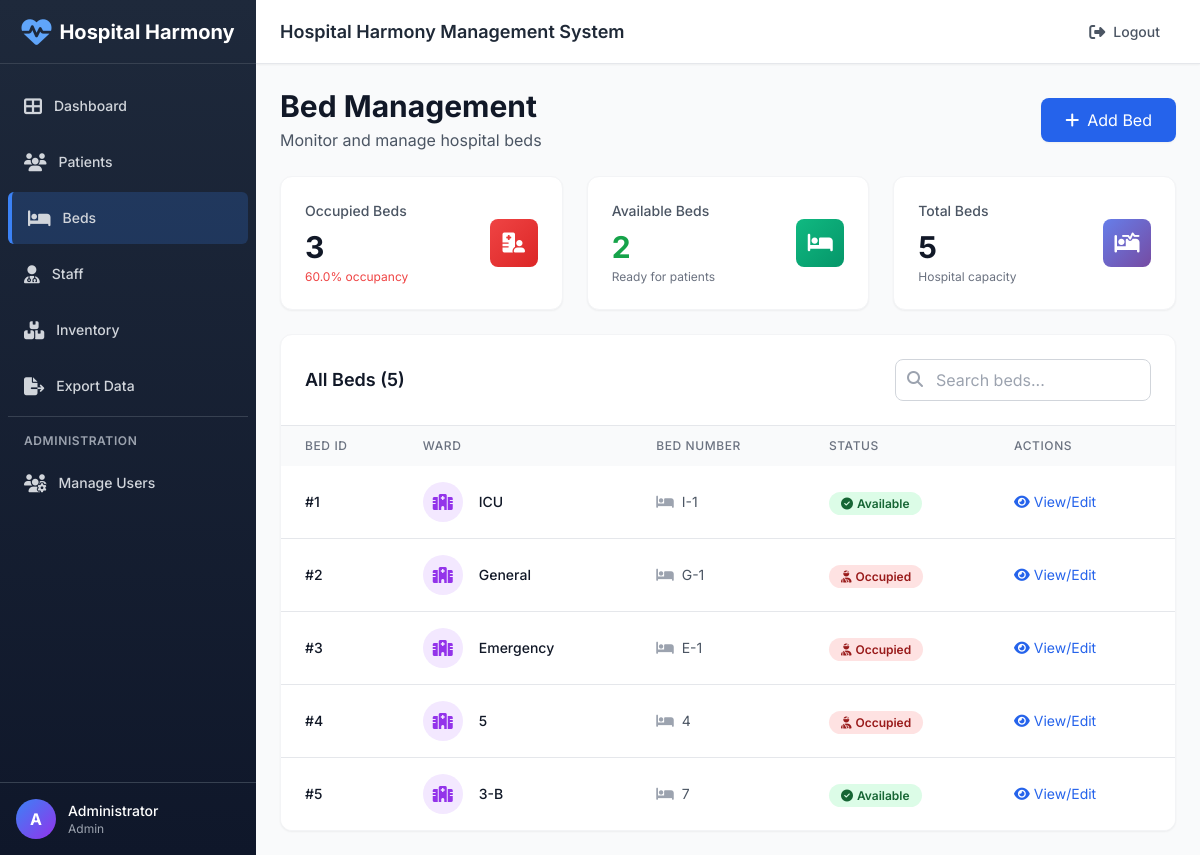
Screenshot of /beds (signed in) with the database file from the repository.
### tables this page shows
CREATE TABLE beds (
    id INTEGER PRIMARY KEY AUTOINCREMENT,
    ward TEXT NOT NULL,
    bed_number TEXT NOT NULL,
    status TEXT NOT NULL DEFAULT 'available'
);

### app.py (the view)
@app.route('/beds')
@login_required
@role_required('beds')
def beds():
    db = get_db(); cur = db.cursor()
    cur.execute('SELECT * FROM beds')
    rows = cur.fetchall()
    return render_template('beds.html', beds=rows)

### app.py (called while the page is built)
def login_required(f):
    @wraps(f)
    def wrapped(*args, **kwargs):
        if 'user_id' not in session:
            flash('Please login to access this page', 'danger')
            return redirect(url_for('login'))
        return f(*args, **kwargs)
    return wrapped

def role_required(*allowed_permissions):
    def decorator(f):
        @wraps(f)
        def wrapped(*args, **kwargs):
            if 'user_id' not in session:
                flash('Please login to access this page', 'danger')
                return redirect(url_for('login'))
            user_role = session.get('role')
            user_permissions = ROLE_PERMISSIONS.get(user_role, [])
            if not any(perm in user_permissions for perm in allowed_permissions):
                flash('You do not have permission to access this page', 'danger')
                return redirect(url_for('index'))
            return f(*args, **kwargs)
        return wrapped
    return decorator

@app.context_processor
def inject_permissions():
    if 'role' in session:
        return {
            'user_permissions': ROLE_PERMISSIONS.get(session['role'], []),
            'user_role': session.get('role'),
            'user_name': session.get('full_name')
        }
    return {'user_permissions': [], 'user_role': None, 'user_name': None}

### database.py (called while the page is built)
def get_db():
    global _conn
    if _conn is None:
        _conn = sqlite3.connect(DB_PATH, check_same_thread=False)
        _conn.row_factory = sqlite3.Row
    return _conn

### templates/beds.html (shortened to what this page needs)
{% extends "layout.html" %}
{% block content %}
<div class="flex items-center justify-between mb-6">
    <div>
        <h1 class="text-3xl font-bold text-gray-900">Bed Management</h1>
        <p class="text-gray-600 mt-1">Monitor and manage hospital beds</p>
    </div>
    <button onclick="document.getElementById('addModal').classList.remove('hidden')" class="bg-blue-600 hover:bg-blue-700 text-white px-6 py-2.5 rounded-lg flex items-center transition shadow-sm">
        <i class="fas fa-plus mr-2"></i>
        Add Bed
    </button>
</div>
<div class="grid grid-cols-1 gap-6 sm:grid-cols-3 mb-6">
    <div class="card-hover bg-white rounded-xl shadow-sm p-6 border border-gray-100">
        <div class="flex items-center justify-between">
            <div>
                <p class="text-sm font-medium text-gray-600">Occupied Beds</p>
                <p class="text-3xl font-bold text-gray-900 mt-2">
                    {{ beds|selectattr('status', 'equalto', 'occupied')|list|length }}
                </p>
                <p class="text-xs text-red-500 mt-1">
                    {{ "%.1f"|format((beds|selectattr('status', 'equalto', 'occupied')|list|length / beds|length * 100) if beds|length > 0 else 0) }}% occupancy
                </p>
            </div>
            <div class="gradient-danger w-12 h-12 rounded-lg flex items-center justify-center">
                <i class="fas fa-hospital-user text-white text-xl"></i>
            </div>
        </div>
    </div>
    <div class="card-hover bg-white rounded-xl shadow-sm p-6 border border-gray-100">
        <div class="flex items-center justify-between">
            <div>
                <p class="text-sm font-medium text-gray-600">Available Beds</p>
                <p class="text-3xl font-bold text-green-600 mt-2">
                    {{ beds|selectattr('status', 'equalto', 'available')|list|length }}
                </p>
                <p class="text-xs text-gray-500 mt-1">Ready for patients</p>
            </div>
            <div class="gradient-success w-12 h-12 rounded-lg flex items-center justify-center">
                <i class="fas fa-bed text-white text-xl"></i>
            </div>
        </div>
    </div>
    <div class="card-hover bg-white rounded-xl shadow-sm p-6 border border-gray-100">
        <div class="flex items-center justify-between">
            <div>
                <p class="text-sm font-medium text-gray-600">Total Beds</p>
                <p class="text-3xl font-bold text-gray-900 mt-2">{{ beds|length }}</p>
                <p class="text-xs text-gray-500 mt-1">Hospital capacity</p>
            </div>
            <div class="gradient-primary w-12 h-12 rounded-lg flex items-center justify-center">
                <i class="fas fa-procedures text-white text-xl"></i>
            </div>
        </div>
    </div>
</div>
<div class="bg-white rounded-xl shadow-sm border border-gray-100 overflow-hidden">
    <div class="p-6 border-b border-gray-200">
        <div class="flex items-center justify-between">
            <h3 class="text-lg font-semibold text-gray-900">All Beds ({{ beds|length }})</h3>
            <div class="relative w-64">
                <input type="search" id="searchInput" placeholder="Search beds..." class="w-full pl-10 pr-4 py-2 border border-gray-300 rounded-lg focus:ring-2 focus:ring-blue-500 focus:border-transparent" onkeyup="searchTable()">
                <i class="fas fa-search absolute left-3 top-3 text-gray-400"></i>
            </div>
        </div>
    </div>
    <div class="overflow-x-auto">
        <table class="w-full" id="bedsTable">
            <thead class="bg-gray-50">
                <tr>
                    <th class="px-6 py-3 text-left text-xs font-medium text-gray-500 uppercase tracking-wider">Bed ID</th>
                    <th class="px-6 py-3 text-left text-xs font-medium text-gray-500 uppercase tracking-wider">Ward</th>
                    <th class="px-6 py-3 text-left text-xs font-medium text-gray-500 uppercase tracking-wider">Bed Number</th>
                    <th class="px-6 py-3 text-left text-xs font-medium text-gray-500 uppercase tracking-wider">Status</th>
                    <th class="px-6 py-3 text-left text-xs font-medium text-gray-500 uppercase tracking-wider">Actions</th>
                </tr>
            </thead>
            <tbody class="bg-white divide-y divide-gray-200">
                {% if beds %}
                    {% for b in beds %}
                    <tr class="hover:bg-gray-50 transition">
                        <td class="px-6 py-4 whitespace-nowrap text-sm font-medium text-gray-900">#{{ b['id'] }}</td>
                        <td class="px-6 py-4 whitespace-nowrap">
                            <div class="flex items-center">
                                <div class="flex-shrink-0 h-10 w-10 bg-purple-100 rounded-full flex items-center justify-center">
                                    <i class="fas fa-hospital text-purple-600"></i>
                                </div>
                                <div class="ml-4">
                                    <div class="text-sm font-medium text-gray-900">{{ b['ward'] }}</div>
                                </div>
                            </div>
                        </td>
                        <td class="px-6 py-4 whitespace-nowrap text-sm text-gray-600">
                            <i class="fas fa-bed mr-2 text-gray-400"></i>{{ b['bed_number'] }}
                        </td>
                        <td class="px-6 py-4 whitespace-nowrap">
                            {% if b['status'] == 'available' %}
                                <span class="px-3 py-1 text-xs font-semibold rounded-full bg-green-100 text-green-800">
                                    <i class="fas fa-check-circle mr-1"></i>Available
                                </span>
                            {% elif b['status'] == 'occupied' %}
                                <span class="px-3 py-1 text-xs font-semibold rounded-full bg-red-100 text-red-800">
                                    <i class="fas fa-user-injured mr-1"></i>Occupied
                                </span>
                            {% else %}
                                <span class="px-3 py-1 text-xs font-semibold rounded-full bg-gray-100 text-gray-800">
                                    <i class="fas fa-tools mr-1"></i>{{ b['status']|title }}
                                </span>
                            {% endif %}
                        </td>
                        <td class="px-6 py-4 whitespace-nowrap text-sm">
                            <button onclick="viewBed({{ b['id'] }}, '{{ b['ward'] }}', '{{ b['bed_number'] }}', '{{ b['status'] }}')" class="text-blue-600 hover:text-blue-800 mr-3 transition">
                                <i class="fas fa-eye mr-1"></i>View/Edit
                            </button>
                        </td>
                    </tr>
                    {% endfor %}
                {% endif %}
            </tbody>
        </table>
    </div>
</div>
{% endblock %}

### templates/layout.html (shortened to what this page needs)
<!DOCTYPE html>
<html lang="en">
<head>
    <script src="https://cdn.tailwindcss.com"></script>
    <link rel="stylesheet" href="https://cdnjs.cloudflare.com/ajax/libs/font-awesome/6.4.0/css/all.min.css">
</head>
<body class="bg-gray-50">
    <div class="flex h-screen bg-gray-50">
        {% include 'sidebar.html' %}
        <div class="flex flex-col flex-1 overflow-hidden">
            {% include 'header.html' %}
            <main class="flex-1 overflow-y-auto p-6">
                {% block content %}{% endblock %}
            </main>
        </div>
    </div>
</body>
</html>

### templates/sidebar.html
<div class="sidebar w-64 flex-shrink-0 hidden md:flex flex-col">
    <div class="flex items-center justify-center h-16 px-4 border-b border-gray-700">
        <i class="fas fa-heartbeat text-3xl text-blue-400 mr-2"></i>
        <span class="text-xl font-bold text-white">Hospital Harmony</span>
    </div>
    <nav class="flex-1 px-2 py-4 space-y-1 overflow-y-auto">
        {% if 'dashboard' in user_permissions %}
        <a href="/" class="sidebar-link flex items-center px-4 py-3 text-sm font-medium text-gray-300 rounded-md hover:text-white {% if request.path == '/' %}active{% endif %}">
            <i class="fas fa-th-large mr-3 text-lg"></i>
            Dashboard
        </a>
        {% endif %}
        {% if 'patients' in user_permissions %}
        <a href="/patients" class="sidebar-link flex items-center px-4 py-3 text-sm font-medium text-gray-300 rounded-md hover:text-white {% if '/patients' in request.path %}active{% endif %}">
            <i class="fas fa-users mr-3 text-lg"></i>
            Patients
        </a>
        {% endif %}
        {% if 'beds' in user_permissions %}
        <a href="/beds" class="sidebar-link flex items-center px-4 py-3 text-sm font-medium text-gray-300 rounded-md hover:text-white {% if '/beds' in request.path %}active{% endif %}">
            <i class="fas fa-bed mr-3 text-lg"></i>
            Beds
        </a>
        {% endif %}
        {% if 'staff' in user_permissions %}
        <a href="/staff" class="sidebar-link flex items-center px-4 py-3 text-sm font-medium text-gray-300 rounded-md hover:text-white {% if '/staff' in request.path %}active{% endif %}">
            <i class="fas fa-user-md mr-3 text-lg"></i>
            Staff
        </a>
        {% endif %}
        {% if 'inventory' in user_permissions %}
        <a href="/inventory" class="sidebar-link flex items-center px-4 py-3 text-sm font-medium text-gray-300 rounded-md hover:text-white {% if '/inventory' in request.path %}active{% endif %}">
            <i class="fas fa-boxes mr-3 text-lg"></i>
            Inventory
        </a>
        {% endif %}
        {% if 'export' in user_permissions %}
        <a href="/export/patients" class="sidebar-link flex items-center px-4 py-3 text-sm font-medium text-gray-300 rounded-md hover:text-white">
            <i class="fas fa-file-export mr-3 text-lg"></i>
            Export Data
        </a>
        {% endif %}
        {% if 'manage_users' in user_permissions %}
        <div class="mt-4 pt-4 border-t border-gray-700">
            <p class="px-4 text-xs font-semibold text-gray-400 uppercase tracking-wider mb-2">
                Administration
            </p>
            <a href="/users" class="sidebar-link flex items-center px-4 py-3 text-sm font-medium text-gray-300 rounded-md hover:text-white {% if '/users' in request.path %}active{% endif %}">
                <i class="fas fa-users-cog mr-3 text-lg"></i>
                Manage Users
            </a>
        </div>
        {% endif %}
    </nav>
    <div class="p-4 border-t border-gray-700">
        <div class="flex items-center">
            <div class="w-10 h-10 rounded-full bg-gradient-to-br from-blue-500 to-purple-600 flex items-center justify-center text-white font-bold">
                {% set name_parts = user_name.split() if user_name else ['U'] %}
                {% if name_parts|length >= 2 %}
                    {{ name_parts[0][0] }}{{ name_parts[1][0] }}
                {% else %}
                    {{ user_name[0] if user_name else 'U' }}
                {% endif %}
            </div>
            <div class="ml-3 flex-1">
                <p class="text-sm font-medium text-white">{{ user_name }}</p>
                <p class="text-xs text-gray-400 capitalize">{{ user_role }}</p>
            </div>
        </div>
    </div>
</div>

### templates/header.html (shortened to what this page needs)
<header class="flex items-center justify-between h-16 px-6 bg-white border-b border-gray-200 shadow-sm">
    <div class="flex items-center flex-1">
        <div class="text-lg font-semibold text-gray-800">
            Hospital Harmony Management System
        </div>
    </div>
    <div class="flex items-center space-x-4">
        <a href="/logout" class="text-gray-600 hover:text-gray-900 flex items-center gap-2 px-4 py-2 rounded-lg hover:bg-gray-100 transition" title="Logout">
            <i class="fas fa-sign-out-alt"></i>
            <span class="text-sm font-medium">Logout</span>
        </a>
    </div>
</header>

### templates/layout.html (style rules this page uses)
* { font-family: 'Inter', sans-serif; }
.sidebar { background: linear-gradient(180deg, #1e293b 0%, #0f172a 100%); }
.sidebar-link { transition: all 0.2s ease; }
.sidebar-link.active { background: rgba(59, 130, 246, 0.2); border-left: 4px solid #3b82f6; }
.card-hover { transition: all 0.3s ease; }
.gradient-primary { background: linear-gradient(135deg, #667eea 0%, #764ba2 100%); }
.gradient-success { background: linear-gradient(135deg, #10b981 0%, #059669 100%); }
.gradient-danger { background: linear-gradient(135deg, #ef4444 0%, #dc2626 100%); }

### rows the page displays
beds: id "1", ward "ICU", bed_number "I-1", status "available" (drawn)
beds: id "2", ward "General", bed_number "G-1", status "occupied" (drawn)
beds: id "3", ward "Emergency", bed_number "E-1", status "occupied" (drawn)
beds: id "4", ward "5", bed_number "4", status "occupied" (drawn)
beds: id "5", ward "3-B", bed_number "7", status "available" (drawn)

### other values shown
{{ user_name[0] if user_name else 'U' }} "A"
{{ user_name }} "Administrator"
{{ user_role }} "Admin"
{{ beds|selectattr('status', 'equalto', 'occupied')|list|length }} "3"
{{ beds|selectattr('status', 'equalto', 'available')|list|length }} "2"
{{ beds|length }} "5"
